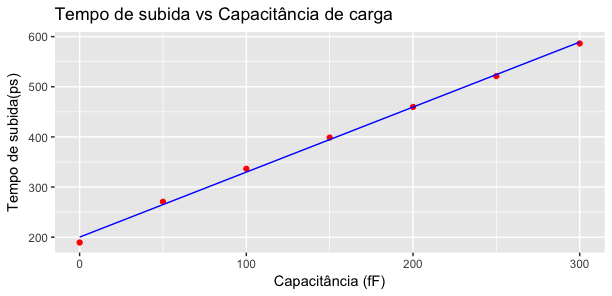

The script that drew this image:

#Import the dataset
dataset <- read.csv("questao25_sub.csv")


library(caTools)
set.seed(123)


#Elaboração do modelo linear
regressor <- lm(formula = Tempo ~ Capacitancia, data = dataset)



#Plotting do gráfico


library(ggplot2)

ggplot() + 
  geom_point(aes(x = dataset$Capacitancia, y = dataset$Tempo),
             colour = 'red') + 
  geom_line(aes(x = dataset$Capacitancia, y = predict(regressor, newdata = dataset)),
            colour = 'blue') +
  ggtitle('Tempo de subida vs Capacitância de carga') +
  xlab('Capacitância (fF)') +
  ylab('Tempo de subida(ps)')
